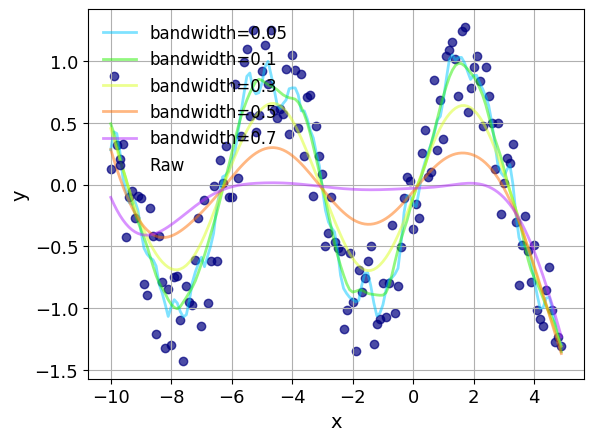

Write Python code to recreate this figure.
#!/usr/bin/env python3
import pandas as pd
import numpy as np
import lowess
import sys
from itertools import cycle
import matplotlib
matplotlib.use('Agg')
import matplotlib.pyplot as plt


def plot(df, xvar, fname):
    '''
    Function to plot the raw and smoothed data.
    '''

    # Set the colours for the lines/points
    cm = plt.get_cmap('gist_ncar')
    nColours = len(df.columns) - 1
    colors = cycle([cm(1.0 * i / nColours) for i in range(nColours)])

    # Plot a line for each column in the DataFrame
    for column in df.columns:
        if column == xvar:
            pass
        elif column.lower() == 'raw':
            # Plot the unsmoothed data as scatter points
            plt.scatter(df[xvar], df[column], label=column, alpha=0.7,
                        color=next(colors))
        else:
            # Plot the smoothed data as a line
            plt.plot(df[xvar], df[column], label=column, linewidth=2.0,
                     alpha=0.5, color=next(colors))

    # Set the axis labels
    plt.xlabel('x', fontsize=14)
    plt.ylabel('y', fontsize=14)

    # Set the legend, axis limits, grid and ticks
    plt.legend(loc=2, frameon=False, prop={'size': 12})
    plt.grid(True)
    plt.tick_params(axis='both', which='major', labelsize=13)

    # Save the plot to a file, and close
    plt.savefig(fname,
                format='png',
                dpi=100,
                bbox_inches='tight')
    plt.close()


if __name__ == "__main__":
    '''
    Smooth a noisy sine signal using LOWESS varing the bandwidth used to select
    the set of local points for the regression.

    The smaller bandwidths will fit noise.
    The larger bandwidths will miss the oscillating signal.
    '''

    # Generate some noisy data
    x = np.arange(-10, 5, 0.1)
    y = np.sin(x) - 0.5 + np.random.random(len(x))

    # Create a Pandas DataFrame with the data
    df = pd.DataFrame({'x': x, 'Raw': y})

    # Smooth the data
    for i in ['0.05', '0.1', '0.3', '0.5', '0.7']:
        label = 'bandwidth={}'.format(i)
        df[label] = lowess.lowess(df['x'], df['Raw'], bandwidth=float(i),
                                  polynomialDegree=1)

    # Plot the data
    plot(df, 'x', sys.argv[0].replace('.py', '.png'))
